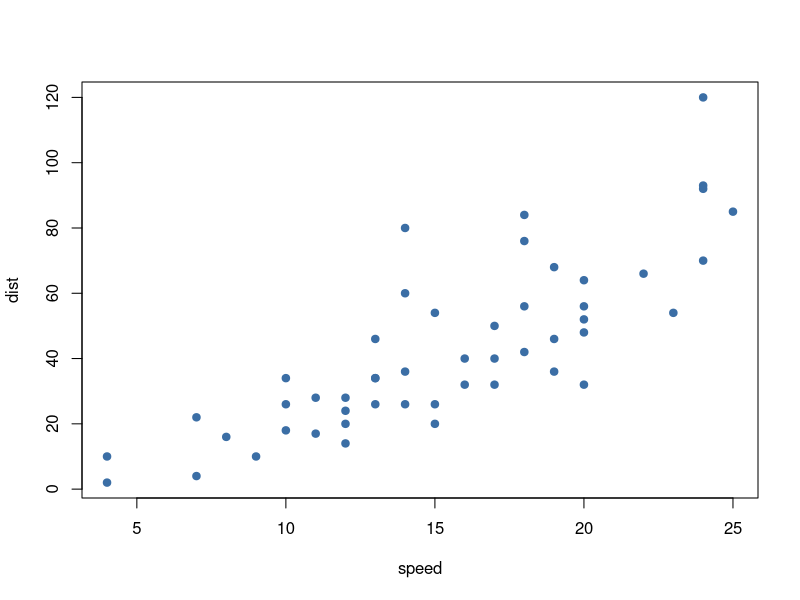
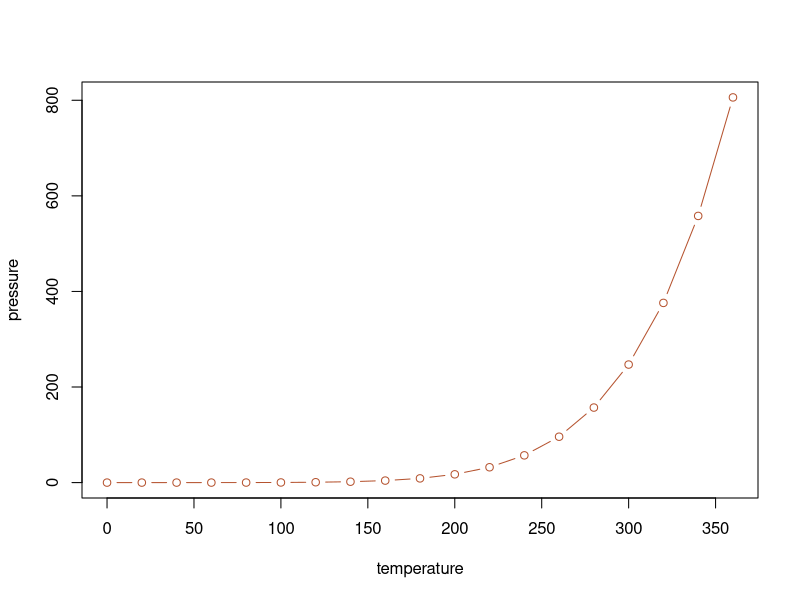

The R script that drew these images, in order:
## ---- chunk 1
#| label: fig-cars
#| fig-cap: "Speed and stopping distance."
#| fig-height: 2.6
#| echo: false
plot(cars, pch = 19, col = "#3b6ea5")
## ---- chunk 2
#| label: fig-pressure
#| fig-cap: "Vapor pressure of mercury."
#| fig-height: 2.6
#| echo: false
plot(pressure, type = "b", col = "#b5532f")
